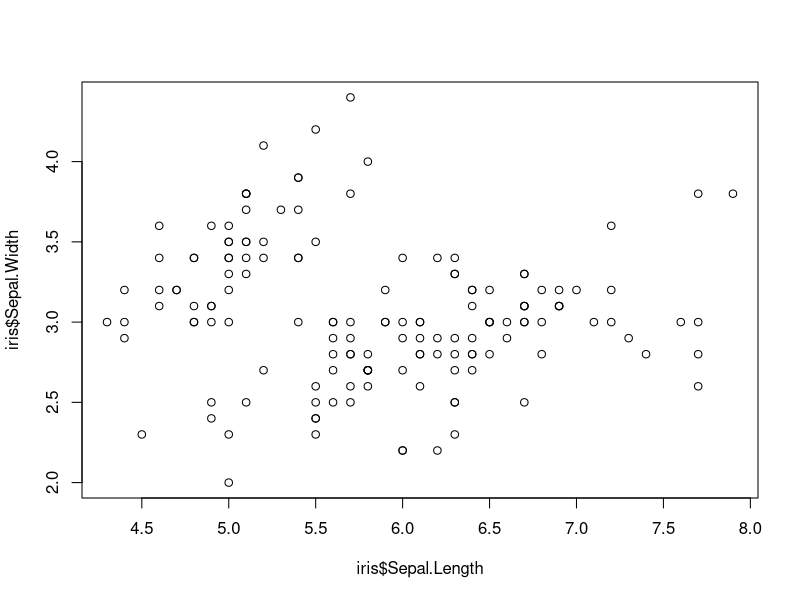
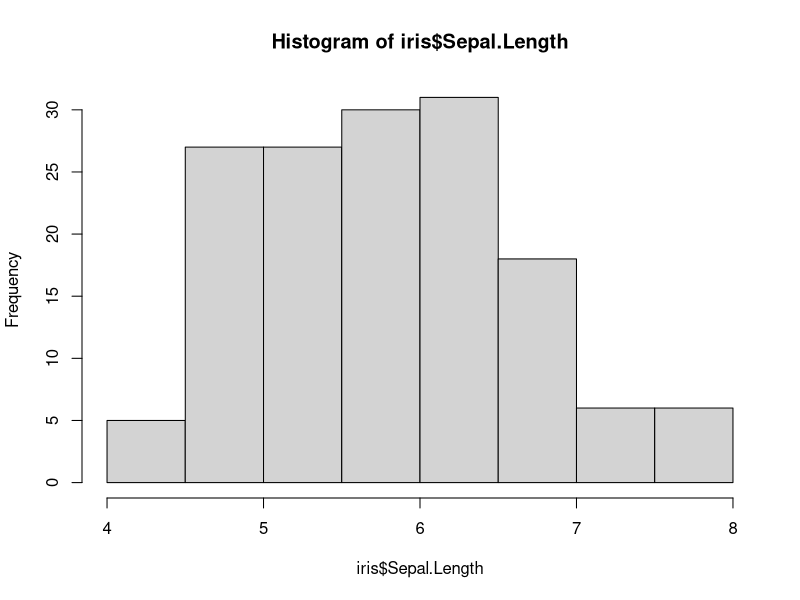
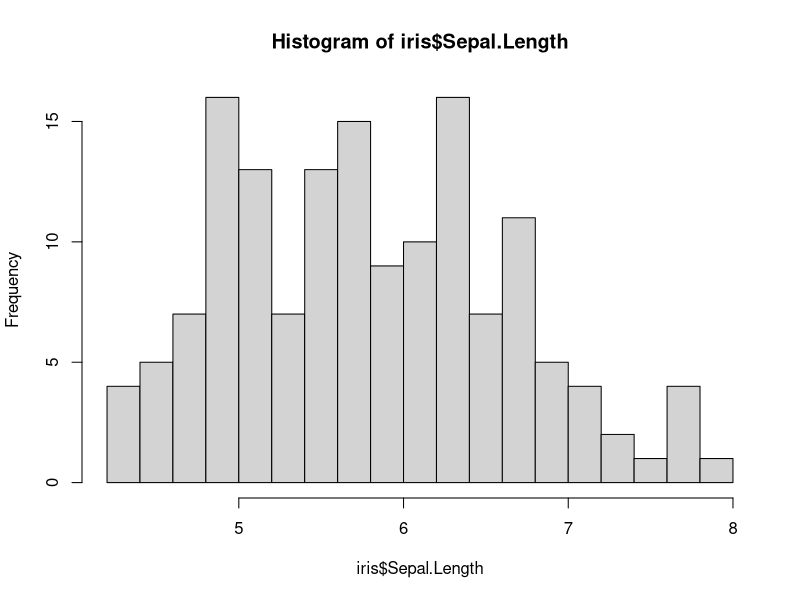
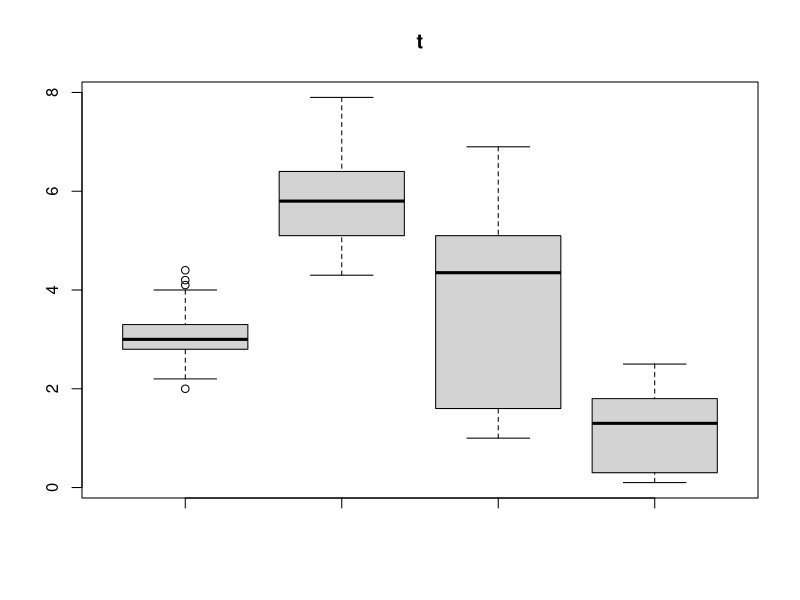
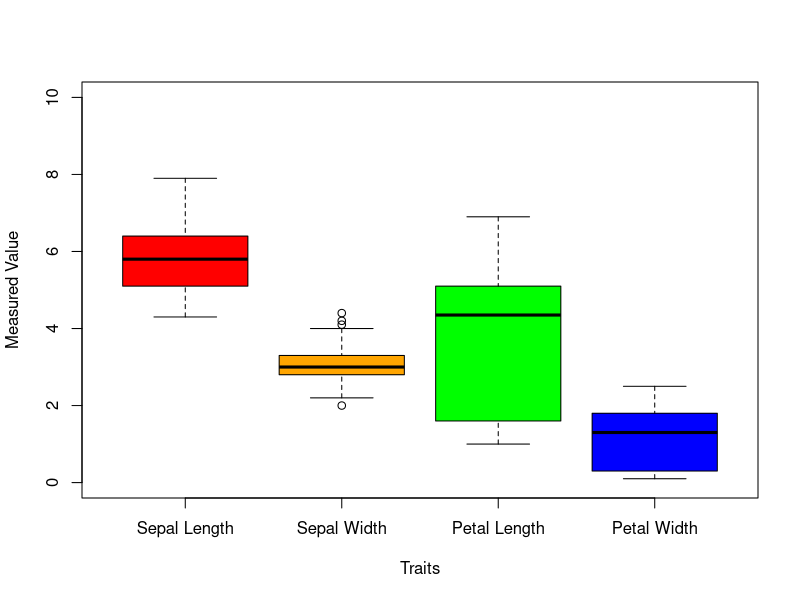
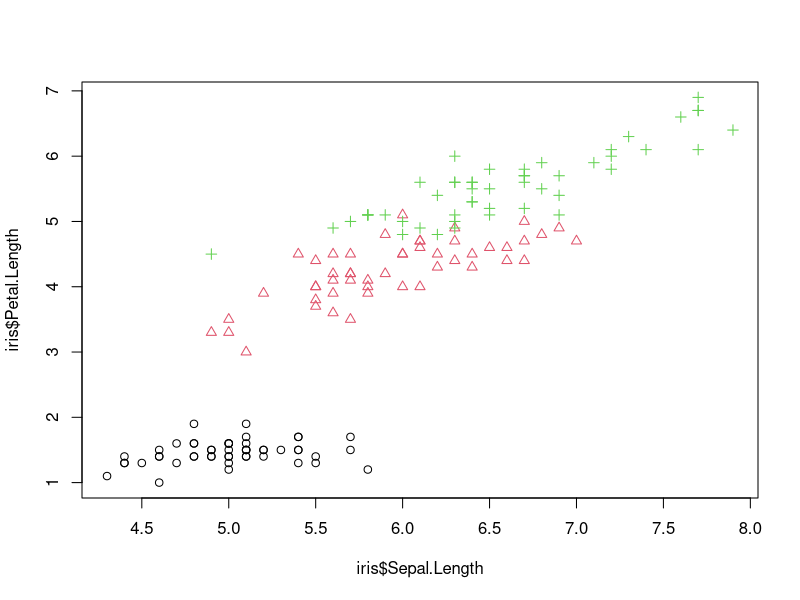
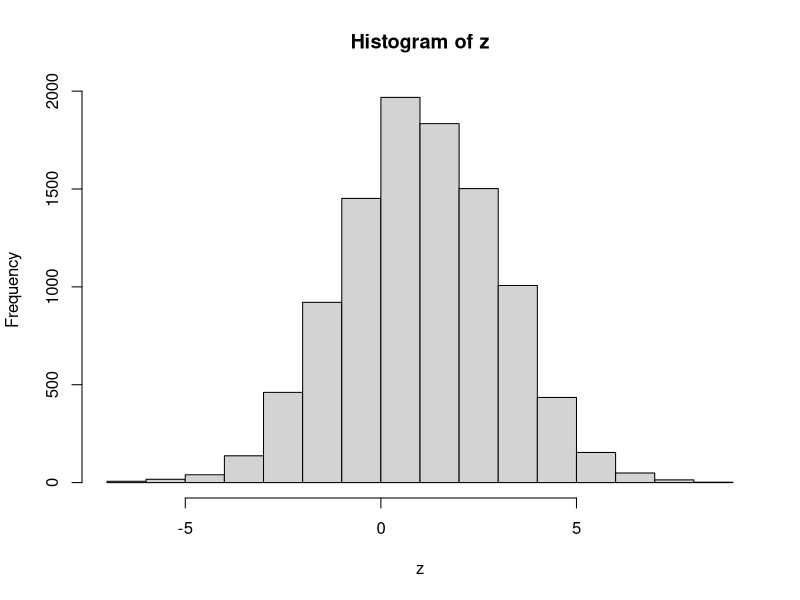

Source code (R) for these figures, in order:
## ITMATEd MSTR
## Intro to R Workshop -- Day Two
#
#
## Created: BF Voight
## on: 04-11-2021
#

###########################
## 0. Overview
#
# This is a very short primer, with examples
# of plotting in R via ggplot2
#
# and a creating a github account to make pipelines
# for your work
#
# Available at: 
# https://github.com/bvoight/ITMAT_R_Workshop
#
# Some short slides are also available at:
# http://bit.ly/ITMATEd_R_Workshop
#
# I've assumed you've already gone through Day 1
# which means at least you have R, Rstudio installed
# and that you know about some BaseR syntax
# as well as a bit of tidyverse syntax
#
# For setup here, please go to github and create an account:
# https://github.com/join
#
# After you have created an account, download and install
# github desktop on your machine:
# https://desktop.github.com/
#
####

## First, let's do a little bit of setup.
#
# let's set our working directory to our workspace (I had mine on my desktop)
# setwd("C:/Users/bvoight/Desktop/ITMAT_Workshop")

# let's also load a library that we'll need: tidyverse
library(tidyverse)

############################
## I. Creating your first repository
#
# I personally think the *easiest* way to create a new repository
# is to do it on your account on github
#
# then, clone that onto your machine and add things accordingly
#
# https://github.com/ -> Log in -> click on '+' icon in upper right 
# -> new repository 
#
# Name it what you'd like
#
# Give it a description
#
# Let's make this one 'private' for now (you can change this)
#
# Click the boxes "Add a README.md"
#
# "Choose a License" -> MIT License

#####
# Great! You've made your first repo. Now, let's place this onto your
# computer. Lots of ways to do this, but here's one:
#
# First, click on the green "code" button and copy the link (click on the 'clipboard' icon)
# 
# Second, open github desktop --> Options --> Sign in
#
# Then, click on "Current Repository" --> Add --> paste the link under "Repository URL"
# 
# Finally, set "Local path" to be your ITMAT_workshop directory
#
# click "clone"!

######
# Wondrous! The working directory of that now can be used to
# stage edits/updates to this repo.
#
# The cycle of github-ery that you will generally follow here is:
#
# 1. PULL. Before you start work, make sure that your local version
#    is the most up-to-date.
# 2. EDIT. Make edits, add files, and stage changes. Nicely, github desktop will 'track'
#    What changes you have made to that local directory.
# 3. COMMIT. Review the changes that you have made. Usually, you want to keep are all 
#    in there. But github gives you the option of choosing what you put forth or remove.
# 4. PUSH. After you commit, you then send (push) your version to your master repo
#    that is on the cloud. 
#
# You can then cycle through these steps (particularly 2-4) as many times as you
# want to make updates to your repo.

#######
# Ok, let's try it out.
#
# first, let's make a new .R file in Rstudio
#
# Click Green + and Paper icon (upper left) --> "R Script"
#
# let's add a wee bit of content -- you can follow along with this
#
# then let's save it to the repo directory

########
# great! Now if we turn back to github desktop, it has the new
# file tracked as 'changed' (added) with the content you just made
#
# We can add a little description
#
# then click the blue "commit to main" button
#
# OK, we're not quite done yet. We can stage a bunch of adds, but they
# don't go up on your cloud repo until you press the
#
# blue "PUSH ORIGIN" button
#
# Done! Let's check online and there you have it, your R notebook is up there

#########################
# Follow-up Questions: Part I
#
# 1. Since I'm a generous person and I want you to have everything, please
# feel free to clone the materials online
#
# this include material from Day One, so you won't feel left out!
#
# You can find it at: 
#
# https://github.com/bvoight/ITMAT_R_Workshop

###################
# II. Plotting in Base-R
#
# At the very basic level, R provides capabilities to plot data

# let's go back to our iris example
iris

# we can make very basic plots using, well, plot()
?plot
plot(iris$Sepal.Length,iris$Sepal.Width)

# let's make a histogram of data instead
hist(iris$Sepal.Length)

# mmm these bins are too wide, let's make more of them
hist(iris$Sepal.Length, n=16)

# Let's make a boxplot instead
boxplot(iris$Sepal.Width,iris$Sepal.Length, iris$Petal.Length, iris$Petal.Width, main="t")

# Feels like we need to set some asethetics about the plot
# mostly in base R:
#
# xlab, ylab: Labels for the x and y axes
# main:       main title for the figure
# 
# xlim, ylim: set the limts for the the range of x and y axes
# 
# col:        change the coloring for the plot
# pch:        type of points that are used (e.g., *, circle, triangle, etc.)
# cex:        sizing for the points you are using

# ok let's revamp our boxplot a little bit
boxplot(iris[,1:4], 
        col=c("red","orange","green", "blue"), 
        ylim=c(0,10), 
        ylab="Measured Value",
        xlab="Traits",
        names=c("Sepal Length", "Sepal Width", "Petal Length", "Petal Width"))

#########################
# Question for Part II
#
# 1. Create a scatter plot of Sepal Length by Petal Length
#    where each species is a different color
#    and have different points for them -- Hint: you can force as a number with as.integer()

# 2. use rnorm() to create 10000 random draws from a gaussian with mean=1, variance=4
#    Plot a histogram of the output


###################
# III. Plotting in Base-R
#
# 












###########################
## write plot


















#########################
# Answers for Question for Part II
#
# 1. Create a scatter plot of Sepal Length by Petal Length
#    where each species is a different color
#    and have different points for them -- Hint: you can force as a number with as.integer()
plot(iris$Sepal.Length,iris$Petal.Length, col=iris$Species, pch=as.integer(iris$Species))

## 2. use rnorm() to create 10000 random draws from a gaussian with mean=1, variance=4
#    Plot a histogram of the output
z <- rnorm(10000,mean=1,sd=2)
hist(z, bin=256)

